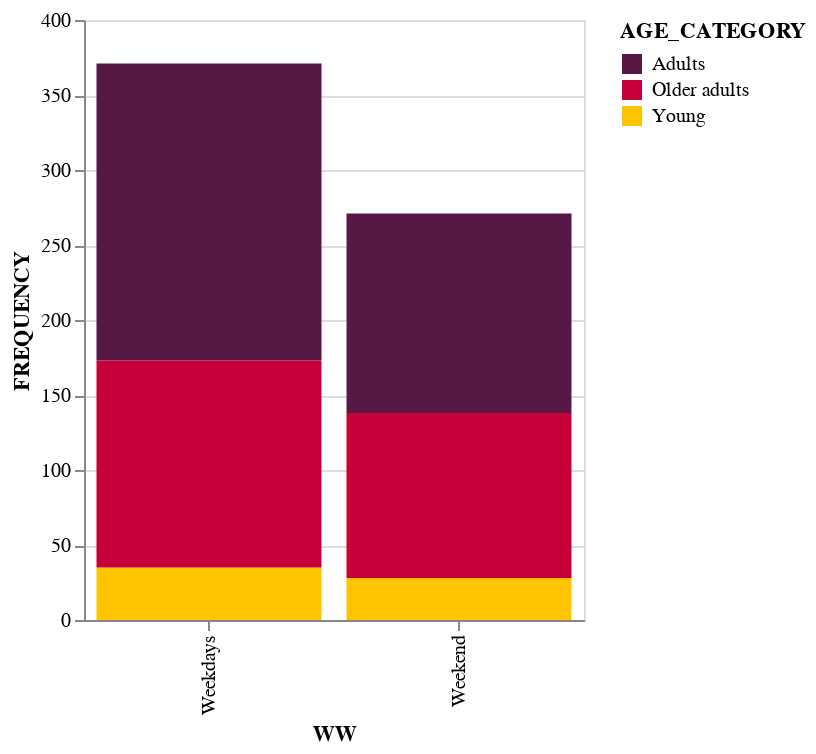

The cell this chart's notebook holds for it:
### Code cell
# groupby age
ac_ww = ld2.groupby(['WW','AGE_CATEGORY']).size().reset_index()
ac_ww.rename(columns={0: 'FREQUENCY'}, inplace=True)

# display result
print("age range information : ")
print("YOUNG : < 30")
print("ADULTS : 30 - 44")
print("OLDER ADULTS : > 44")
chartAge1 = alt.Chart(ac_ww).mark_bar().encode(
    x='WW',
    y='FREQUENCY',
    color=alt.Color('AGE_CATEGORY', scale=alt.Scale(range=["#581845","#C70039", "#FFC300"]))
).properties(
    width=250  
)

chartAge1

### Figure 1 — Vega-Lite specification as saved in the notebook (floating-point values rounded to 4 significant figures)
{"config": {"view": {"continuousWidth": 400, "continuousHeight": 300}}, "data": {"name": "data-2b2cee0b311f2b712363b99bf91dbd58"}, "mark": "bar", "encoding": {"color": {"type": "nominal", "field": "AGE_CATEGORY", "scale": {"range": ["#581845", "#C70039", "#FFC300"]}}, "x": {"type": "nominal", "field": "WW"}, "y": {"type": "quantitative", "field": "FREQUENCY"}}, "width": 250, "$schema": "https://vega.github.io/schema/vega-lite/v4.8.1.json", "datasets": {"data-2b2cee0b311f2b712363b99bf91dbd58": [{"WW": "Weekdays", "AGE_CATEGORY": "Young", "FREQUENCY": 35}, {"WW": "Weekdays", "AGE_CATEGORY": "Adults", "FREQUENCY": 198}, {"WW": "Weekdays", "AGE_CATEGORY": "Older adults", "FREQUENCY": 138}, {"WW": "Weekend", "AGE_CATEGORY": "Young", "FREQUENCY": 28}, {"WW": "Weekend", "AGE_CATEGORY": "Adults", "FREQUENCY": 133}, {"WW": "Weekend", "AGE_CATEGORY": "Older adults", "FREQUENCY": 110}]}}
